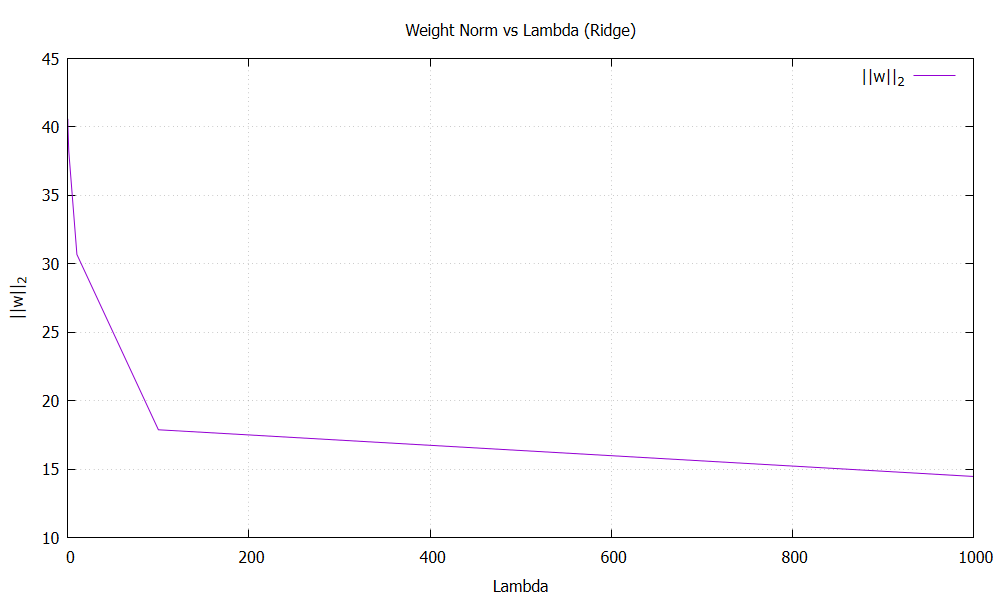

gnuplot code for this plot:
set datafile separator ','
set terminal pngcairo size 1000,600
set output 'results/wnorm_vs_lambda.png'
set title 'Weight Norm vs Lambda (Ridge)'
set xlabel 'Lambda'
set ylabel '||w||_2'
set grid
plot 'results/wnorm_vs_lambda.csv' using 1:2 with lines title '||w||_2'
